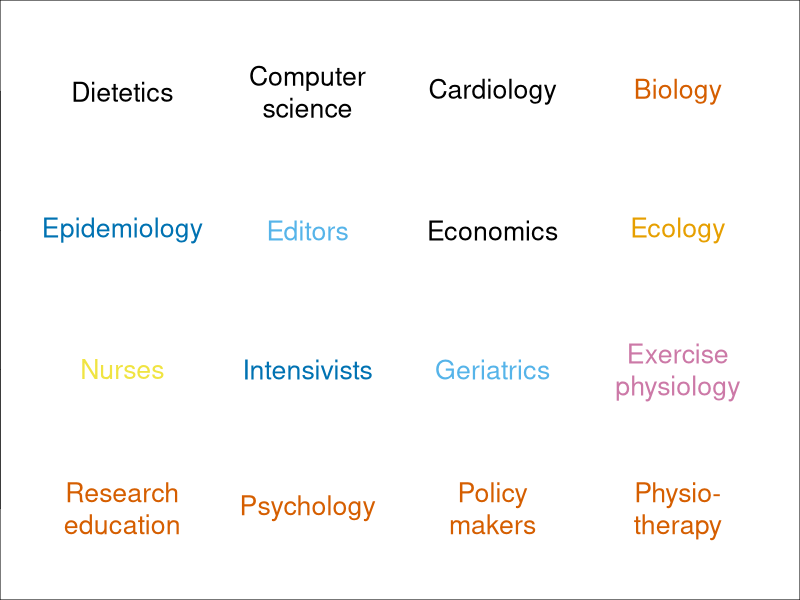
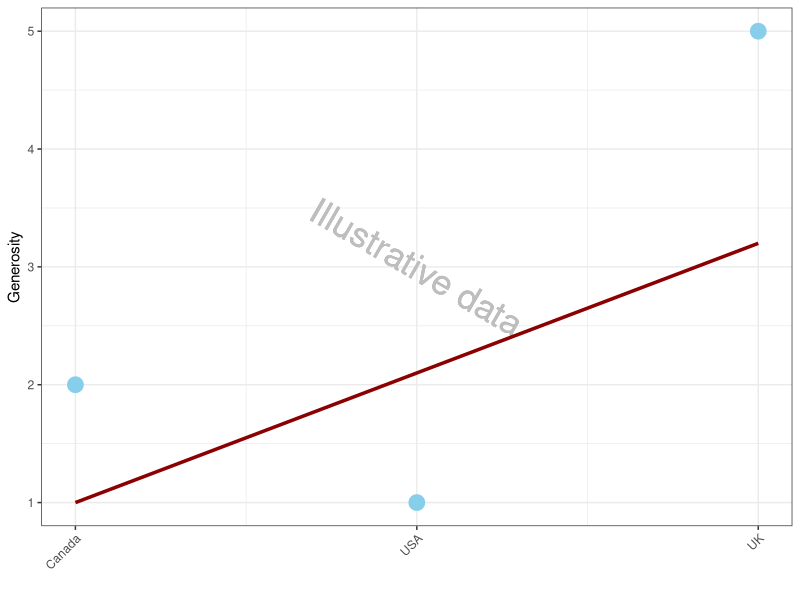

Source code (R) for these figures, in order:
## ---- chunk 1
# 20 minute talk, 5 mins questions
# • Wasted hours on ethics applications
# • Lack of training / understanding of statistics
# • Results that can’t be reproduced
# • Rewards that focus on impact factors rather than real-world research impact

knitr::opts_chunk$set(echo = FALSE, warning=FALSE, message=FALSE, error=FALSE, comment='', dpi=400, fig.align = 'center')
options(htmltools.dir.version = FALSE)
library(ggplot2)
library(dplyr)
## ---- chunk 2
knitr::include_graphics("https://www.bmj.com/content/bmj/351/bmj.h4992/F1.large.jpg")
## ---- chunk 3
# make data
fields = c('Epidemiology','Psychology','Ecology','Exercise\nphysiology','Geriatrics','Intensivists','Cardiology','Economics','Nurses','Physio-\ntherapy','Dietetics','Policy\nmakers','Editors','Research\neducation','Biology','Computer\nscience')
fields = fields[rev(order(fields))]
n.fields = length(fields)
plot.data = expand.grid(x=1:4, y=1:4)
plot.data$field = fields
cbbPalette <- c("#000000", "#E69F00", "#56B4E9", "#009E73", "#F0E442", "#0072B2", "#D55E00", "#CC79A7")
colours = sample(cbbPalette, 16, replace=TRUE)
# make plot
jpeg('figures/fields.jpg', width=6, height=4, units='in', res=400, quality = 100)
par(mai=rep(0, 4))
plot(c(0.5, 4.5), c(0.5, 4.5), xaxt='n', type='n', xlab='', ylab='')
text(x=plot.data$x, y=plot.data$y, labels=plot.data$field, col=colours, cex=1.6)
invisible(dev.off())
## ---- chunk 4
knitr::include_graphics("https://raw.githubusercontent.com/agbarnett/talks/master/waste/figures/fields.jpg")
## ---- chunk 5
# example plot of categories versus linear
example = data.frame(country = 1:3, category = c(2, 1, 5), linear=c(1,2.1,3.2)) 
gplot = ggplot(data=example, aes(x=country, y=category))+
  geom_text(aes(x=2, y=3, label='Illustrative data'), col='grey', angle=-30, size=9)+
  geom_point(size=5, colour='sky blue')+
  geom_line(aes(x=country, y=linear), size=1.2, colour='dark red')+
  scale_x_continuous(breaks=1:3, labels=c('Canada','USA','UK'))+
  xlab('')+
  ylab('Generosity')+
  theme_bw()+
  theme(axis.text.x = element_text(angle=45, hjust = 1))
jpeg('figures/religious.jpg', width=5, height=2.2, units='in', res=400, quality = 100)
print(gplot)
invisible(dev.off())
## ---- chunk 6
knitr::include_graphics("https://raw.githubusercontent.com/agbarnett/talks/master/waste/figures/religious.jpg")
## ---- chunk 7
knitr::include_graphics("https://raw.githubusercontent.com/agbarnett/talks/master/waste/figures/Grayson1.jpg")
## ---- chunk 8
knitr::include_graphics("https://raw.githubusercontent.com/agbarnett/talks/master/waste/figures/Grayson2.jpg")
## ---- chunk 9
# from usydney.Rmd
knitr::include_graphics("https://raw.githubusercontent.com/agbarnett/talks/master/waste/figures/patient_times.jpg")
## ---- chunk 10
knitr::include_graphics("https://raw.githubusercontent.com/agbarnett/talks/master/waste/figures/black_box.jpg")
## ---- chunk 11
knitr::include_graphics("https://raw.githubusercontent.com/agbarnett/talks/master/AIMOS/figures/cakes.jpg")
## ---- chunk 12
knitr::include_graphics("https://raw.githubusercontent.com/agbarnett/talks/master/waste/figures/BarnettAppendixFig2.jpg")
## ---- chunk 13
knitr::include_graphics("https://raw.githubusercontent.com/agbarnett/talks/master/AIMOS/figures/SwannTweet1.jpg")
## ---- chunk 14
knitr::include_graphics("https://raw.githubusercontent.com/agbarnett/talks/master/AIMOS/figures/SwannTweet2.jpg")
## ---- chunk 15
knitr::include_graphics("https://www.penguin.co.uk/content/dam/prh/books/294/294857/9780241398630.jpg.transform/PRHDesktopWide_small/image.jpg")
## ---- chunk 16
knitr::include_graphics("http://www.bca.edu.au/images/bannerlarge1.3.gif")
## ---- chunk 17
knitr::include_graphics("https://upload.wikimedia.org/wikipedia/commons/1/12/Doug_altman.jpeg")
## ---- chunk 18
knitr::include_graphics("https://raw.githubusercontent.com/agbarnett/talks/master/waste/figures/news_story1.png")
## ---- chunk 19
knitr::include_graphics("https://raw.githubusercontent.com/agbarnett/talks/master/waste/figures/news_story2.png")
